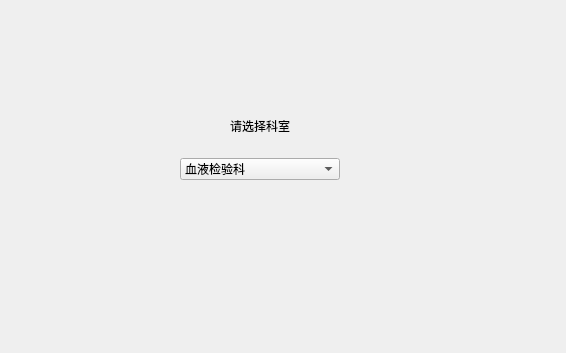
<?xml version="1.0" encoding="UTF-8"?>
<ui version="4.0">
 <class>Form</class>
 <widget class="QWidget" name="Form">
  <property name="geometry">
   <rect>
    <x>0</x>
    <y>0</y>
    <width>566</width>
    <height>353</height>
   </rect>
  </property>
  <property name="windowTitle">
   <string>Form</string>
  </property>
  <widget class="QWidget" name="verticalLayoutWidget">
   <property name="geometry">
    <rect>
     <x>180</x>
     <y>100</y>
     <width>160</width>
     <height>80</height>
    </rect>
   </property>
   <layout class="QVBoxLayout" name="verticalLayout">
    <item alignment="Qt::AlignHCenter">
     <widget class="QLabel" name="label">
      <property name="text">
       <string>请选择科室</string>
      </property>
     </widget>
    </item>
    <item>
     <widget class="QComboBox" name="comboBox">
      <item>
       <property name="text">
        <string>血液检验科</string>
       </property>
      </item>
      <item>
       <property name="text">
        <string>尿液检验科</string>
       </property>
      </item>
     </widget>
    </item>
   </layout>
  </widget>
 </widget>
 <resources/>
 <connections/>
</ui>
